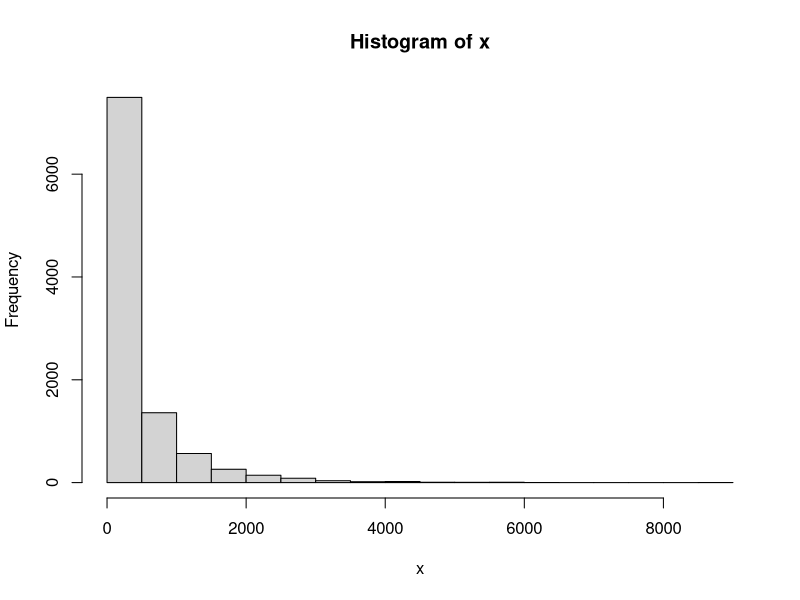
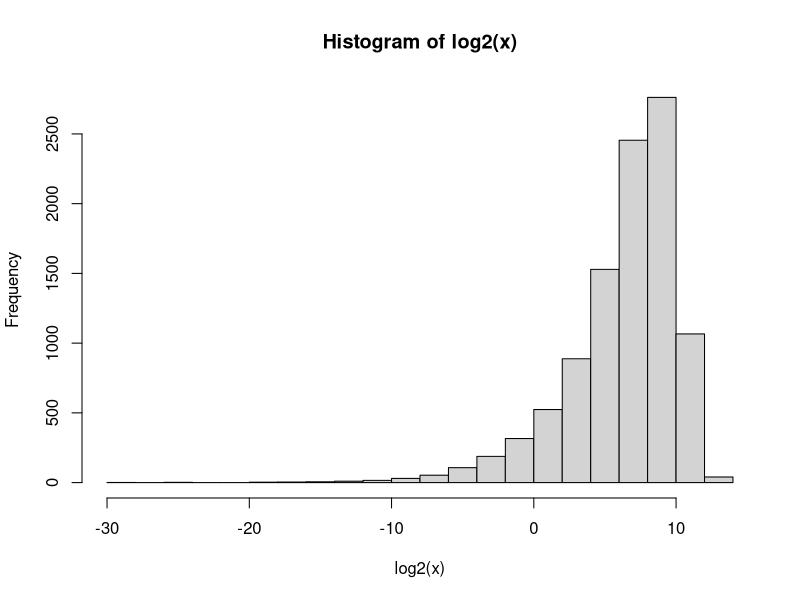

Source code (R) for these figures, in order:
# Code for data transformation

# see https://pubmed.ncbi.nlm.nih.gov/15147579/
# https://www.frontiersin.org/articles/10.3389/fgene.2019.00855/full

# simulate some data using gamma distribution - non-negative, positive skew
x <- rgamma(10000,shape = 0.4, 1/1000)
hist(x)

# log2 transformation
hist(log2(x))

